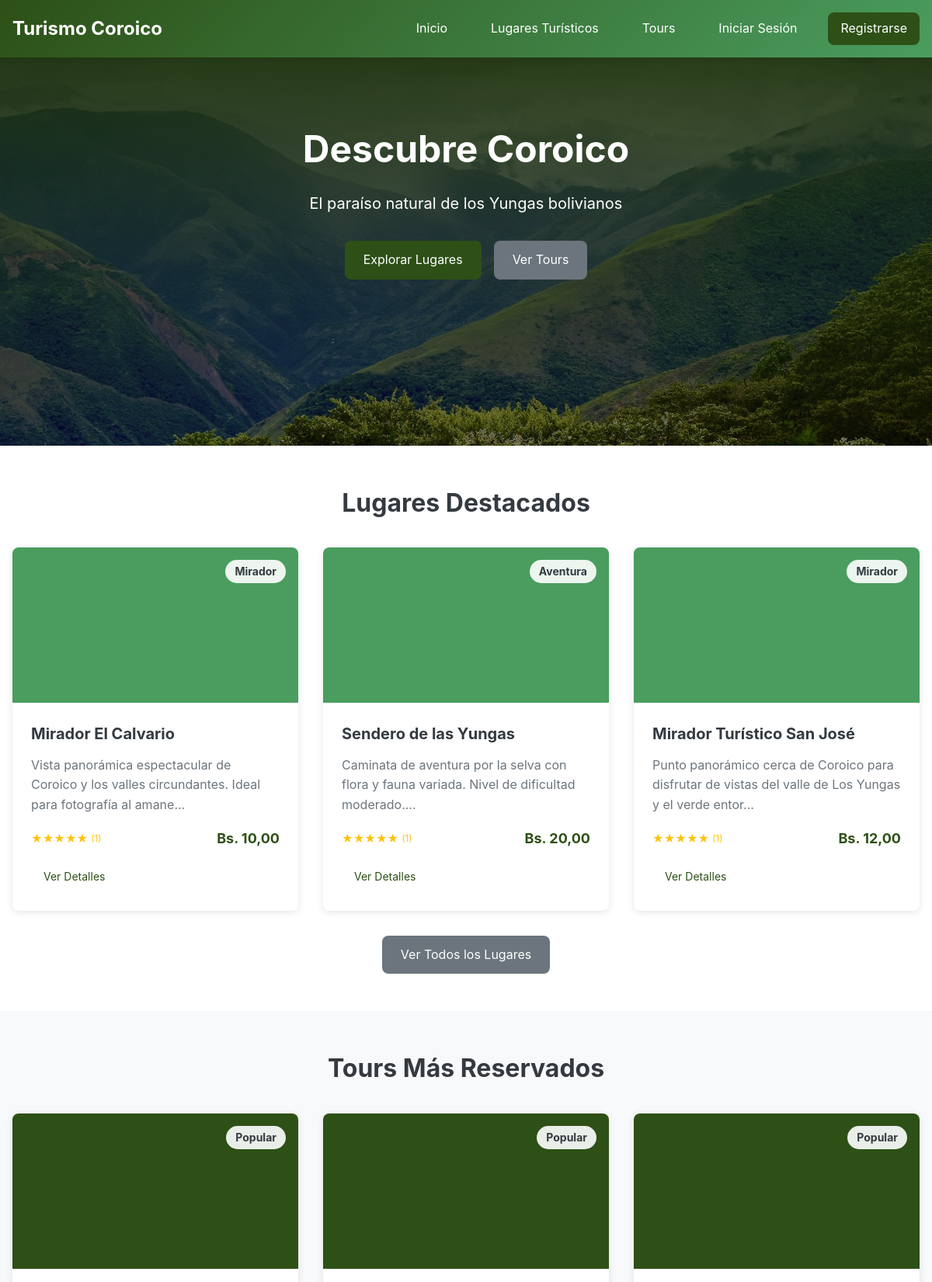
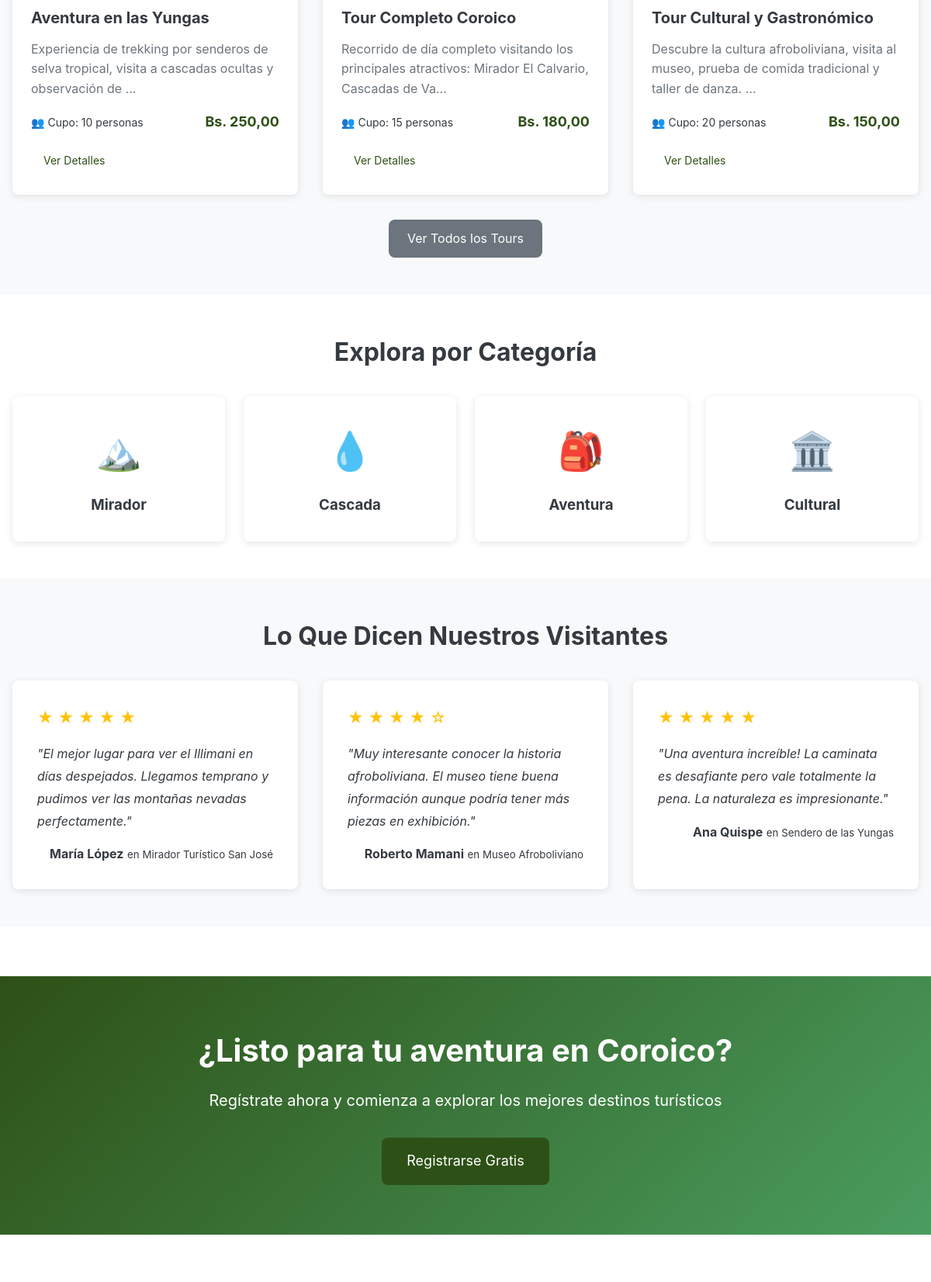
The page / (upper part) on the database its author committed (2 pictures, top to bottom).
### tables this page shows
CREATE TABLE `lugares_turisticos` (
  `id_lugar` int(11) NOT NULL,
  `nombre` varchar(150) NOT NULL,
  `descripcion` text NOT NULL,
  `categoria` enum('mirador','cascada','aventura','cultural') NOT NULL,
  `direccion` varchar(200) DEFAULT NULL,
  `precio_entrada` decimal(10,2) NOT NULL DEFAULT 0.00,
  `horario_apertura` time DEFAULT NULL,
  `horario_cierre` time DEFAULT NULL,
  `imagen_lugar` varchar(255) DEFAULT 'default.jpg',
  `fecha_creacion` timestamp NOT NULL DEFAULT current_timestamp()
);

CREATE TABLE `tours` (
  `id_tour` int(11) NOT NULL,
  `nombre` varchar(150) NOT NULL,
  `descripcion` text NOT NULL,
  `precio` decimal(10,2) NOT NULL,
  `cupo_maximo` int(11) NOT NULL DEFAULT 10,
  `imagen_tour` varchar(255) DEFAULT 'default.jpg',
  `fecha_creacion` timestamp NOT NULL DEFAULT current_timestamp()
);

CREATE TABLE `comentarios` (
  `id_comentario` int(11) NOT NULL,
  `id_usuario` int(11) NOT NULL,
  `id_lugar` int(11) NOT NULL,
  `calificacion` int(11) NOT NULL CHECK (`calificacion` between 1 and 5),
  `comentario` text NOT NULL,
  `fecha_comentario` timestamp NOT NULL DEFAULT current_timestamp()
);

CREATE TABLE `usuarios` (
  `id_usuario` int(11) NOT NULL,
  `nombre_completo` varchar(100) NOT NULL,
  `email` varchar(100) NOT NULL,
  `password` varchar(50) NOT NULL,
  `rol` enum('admin','turista') NOT NULL DEFAULT 'turista',
  `fecha_registro` timestamp NOT NULL DEFAULT current_timestamp()
);

### controllers/InicioController.php (called while the page is built)
<?php
require_once __DIR__ . '/../config/config.php';
require_once __DIR__ . '/../models/LugarTuristico.php';
require_once __DIR__ . '/../models/Tour.php';
require_once __DIR__ . '/../models/Comentario.php';
class InicioController {
    private $lugarModel;
    private $tourModel;
    private $comentarioModel;
    public function __construct() {
        $this->lugarModel = new LugarTuristico();
        $this->tourModel = new Tour();
        $this->comentarioModel = new Comentario();
    }
    public function index() {
        $lugaresDestacados = $this->lugarModel->getDestacados(3);
        $toursMasReservados = $this->tourModel->getMasReservados(3);
        $ultimosComentarios = $this->comentarioModel->getUltimos(5);
        $categorias = CATEGORIAS_LUGARES;
        require_once __DIR__ . '/../views/home/index.php';
    }
}

### index.php (called while the page is built, shortened)
<?php
require_once __DIR__ . '/config/config.php';
require_once __DIR__ . '/config/database.php';
$request_uri = $_SERVER['REQUEST_URI'];
$base_path = parse_url(BASE_URL, PHP_URL_PATH);
if ($base_path && strpos($request_uri, $base_path) === 0) {
    $request_uri = substr($request_uri, strlen($base_path));
}
$request_uri = strtok($request_uri, '?');
$request_uri = trim($request_uri, '/');
if (empty($request_uri)) {
    $request_uri = 'inicio/index';
}
$segments = explode('/', $request_uri);
$methodName = isset($segments[1]) ? $segments[1] : 'index';
$methodName = lcfirst(str_replace('-', '', ucwords($methodName, '-')));
$controller = new $controllerName();
try {
    $controller->$methodName();
} catch (Exception $e) {
    error_log("Error en el controlador: " . $e->getMessage());
    echo "<!DOCTYPE html>
<html lang='es'>
<head>
    <meta charset='UTF-8'>
    <meta name='viewport' content='width=device-width, initial-scale=1.0'>
    <title>Error</title>
    <style>
        body {
            font-family: Arial, sans-serif;
            display: flex;
            justify-content: center;
            align-items: center;
            height: 100vh;
            margin: 0;
            background: #f5f5f5;
        }
        .error-container {
            text-align: center;
            padding: 2rem;
            background: white;
            border-radius: 10px;
            box-shadow: 0 2px 10px rgba(0,0,0,0.1);
            max-width: 500px;
        }
        h1 { color: #d32f2f; }
        a {
            display: inline-block;
            margin-top: 1rem;
            padding: 0.75rem 1.5rem;
            background: #2d5016;
            color: white;
            text-decoration: none;
            border-radius: 5px;
        }
        a:hover { background: #4a9d5f; }
    </style>
</head>
<body>
    <div class='error-container'>
        <h1>Error en la aplicación</h1>
        <p>Ha ocurrido un error inesperado. Por favor, intenta nuevamente.</p>
        <a href='" . BASE_URL . "'>Volver al Inicio</a>
    </div>
</body>
</html>";
}

### config/config.php (called while the page is built, shortened)
<?php
function url($path = '') {
    return BASE_URL . ltrim($path, '/');
}
function isLoggedIn() {
    return isset($_SESSION['usuario_id']);
}
function formatearPrecio($precio) {
    return 'Bs. ' . number_format($precio, 2, ',', '.');
}

### config/database.php (called while the page is built, shortened)
<?php
class Database {
    private static $instance = null;
    private $connection;
    private function __construct() {
        try {
            $dsn = "mysql:host=" . DB_HOST . ";dbname=" . DB_NAME . ";charset=" . DB_CHARSET;
            $options = [
                PDO::ATTR_ERRMODE            => PDO::ERRMODE_EXCEPTION,
                PDO::ATTR_DEFAULT_FETCH_MODE => PDO::FETCH_ASSOC,
                PDO::ATTR_EMULATE_PREPARES   => false,
            ];
            $this->connection = new PDO($dsn, DB_USER, DB_PASS, $options);
        } catch (PDOException $e) {
            die("Error de conexión a la base de datos: " . $e->getMessage());
        }
    }
    public static function getInstance() {
        if (self::$instance === null) {
            self::$instance = new self();
        }
        return self::$instance;
    }
    public function getConnection() {
        return $this->connection;
    }
}

### models/Model.php (called while the page is built, shortened)
<?php
require_once __DIR__ . '/../config/database.php';
class Model {
    public function __construct() {
        $this->db = Database::getInstance()->getConnection();
    }
}

### models/LugarTuristico.php (called while the page is built, shortened)
<?php
require_once __DIR__ . '/Model.php';
class LugarTuristico extends Model {
    public function getDestacados($limit = 3) {
        $sql = "SELECT l.*,
                COALESCE(AVG(c.calificacion), 0) as promedio_calificacion,
                COUNT(c.id_comentario) as total_comentarios
                FROM lugares_turisticos l
                LEFT JOIN comentarios c ON l.id_lugar = c.id_lugar
                GROUP BY l.id_lugar
                HAVING total_comentarios > 0
                ORDER BY promedio_calificacion DESC, total_comentarios DESC
                LIMIT ?";
        $stmt = $this->db->prepare($sql);
        $stmt->bindValue(1, $limit, PDO::PARAM_INT);
        $stmt->execute();
        return $stmt->fetchAll();
    }
}

### models/Tour.php (called while the page is built, shortened)
<?php
require_once __DIR__ . '/Model.php';
class Tour extends Model {
    public function getMasReservados($limit = 5) {
        $sql = "SELECT t.*, COUNT(r.id_reserva) as total_reservas
                FROM tours t
                LEFT JOIN reservas r ON t.id_tour = r.id_tour
                GROUP BY t.id_tour
                ORDER BY total_reservas DESC
                LIMIT ?";
        $stmt = $this->db->prepare($sql);
        $stmt->bindValue(1, $limit, PDO::PARAM_INT);
        $stmt->execute();
        return $stmt->fetchAll();
    }
}

### models/Comentario.php (called while the page is built, shortened)
<?php
require_once __DIR__ . '/Model.php';
class Comentario extends Model {
    public function getUltimos($limit = 5) {
        $sql = "SELECT c.*,
                u.nombre_completo as usuario_nombre,
                l.nombre as lugar_nombre
                FROM comentarios c
                INNER JOIN usuarios u ON c.id_usuario = u.id_usuario
                INNER JOIN lugares_turisticos l ON c.id_lugar = l.id_lugar
                ORDER BY c.fecha_comentario DESC
                LIMIT ?";
        $stmt = $this->db->prepare($sql);
        $stmt->bindValue(1, $limit, PDO::PARAM_INT);
        $stmt->execute();
        return $stmt->fetchAll();
    }
}

### views/home/index.php (the view, shortened to what this page needs)
<?php
require_once __DIR__ . '/../layouts/header.php';
?>
<section class="hero">
    <div class="container">
        <div class="hero-content hero-banner">
            <h1>Descubre Coroico</h1>
            <p>El paraíso natural de los Yungas bolivianos</p>
            <div class="hero-actions">
                <a href="<?php echo url('lugares'); ?>" class="btn-primary">Explorar Lugares</a>
                <a href="<?php echo url('tours'); ?>" class="btn-secondary">Ver Tours</a>
            </div>
        </div>
    </div>
</section>
<section class="section">
    <div class="container">
        <h2 class="section-title">Lugares Destacados</h2>
        <?php if (!empty($lugaresDestacados)): ?>
        <div class="card-grid">
            <?php foreach ($lugaresDestacados as $lugar): ?>
            <div class="card">
                <div class="card-image" style="background-color: #4a9d5f;">
                    <span class="card-category"><?php echo ucfirst($lugar['categoria']); ?></span>
                </div>
                <div class="card-content">
                    <h3><?php echo htmlspecialchars($lugar['nombre']); ?></h3>
                    <p><?php echo htmlspecialchars(substr($lugar['descripcion'], 0, 100)) . '...'; ?></p>
                    <div class="card-meta">
                        <span class="rating">
                            <?php
                            $calificacion = isset($lugar['promedio_calificacion']) ? round($lugar['promedio_calificacion']) : 0;
                            for($i = 1; $i <= 5; $i++) {
                                echo $i <= $calificacion ? '★' : '☆';
                            }
                            ?>
                            <small>(<?php echo $lugar['total_comentarios'] ?? 0; ?>)</small>
                        </span>
                        <span class="price"><?php echo formatearPrecio($lugar['precio_entrada']); ?></span>
                    </div>
                    <a href="<?php echo url('lugares/detalle?id=' . $lugar['id_lugar']); ?>" class="btn-sm">Ver Detalles</a>
                </div>
            </div>
            <?php endforeach; ?>
        </div>
        <?php else: ?>
        <p class="text-center">No hay lugares disponibles en este momento.</p>
        <?php endif; ?>
        <div class="text-center mt-2">
            <a href="<?php echo url('lugares'); ?>" class="btn-secondary">Ver Todos los Lugares</a>
        </div>
    </div>
</section>
<section class="section bg-light">
    <div class="container">
        <h2 class="section-title">Tours Más Reservados</h2>
        <?php if (!empty($toursMasReservados)): ?>
        <div class="card-grid">
            <?php foreach ($toursMasReservados as $tour): ?>
            <div class="card">
                <div class="card-image" style="background-color: #2d5016;">
                    <span class="card-badge">Popular</span>
                </div>
                <div class="card-content">
                    <h3><?php echo htmlspecialchars($tour['nombre']); ?></h3>
                    <p><?php echo htmlspecialchars(substr($tour['descripcion'], 0, 100)) . '...'; ?></p>
                    <div class="card-meta">
                        <span>👥 Cupo: <?php echo $tour['cupo_maximo']; ?> personas</span>
                        <span class="price"><?php echo formatearPrecio($tour['precio']); ?></span>
                    </div>
                    <?php if (isLoggedIn() && !isAdmin()): ?>
                    <a href="<?php echo url('reservas/crear?tour=' . $tour['id_tour']); ?>" class="btn-primary">Reservar Ahora</a>
                    <?php else: ?>
                    <a href="<?php echo url('tours/detalle?id=' . $tour['id_tour']); ?>" class="btn-sm">Ver Detalles</a>
                    <?php endif; ?>
                </div>
            </div>
            <?php endforeach; ?>
        </div>
        <?php else: ?>
        <p class="text-center">No hay tours disponibles en este momento.</p>
        <?php endif; ?>
        <div class="text-center mt-2">
            <a href="<?php echo url('tours'); ?>" class="btn-secondary">Ver Todos los Tours</a>
        </div>
    </div>
</section>
<section class="section">
    <div class="container">
        <h2 class="section-title">Explora por Categoría</h2>
        <div class="category-grid">
            <?php foreach ($categorias as $key => $nombre): ?>
            <a href="<?php echo url('lugares?categoria=' . $key); ?>" class="category-card">
                <div class="category-icon">
                    <?php
                    $iconos = [
                        'mirador' => '🏔️',
                        'cascada' => '💧',
                        'aventura' => '🎒',
                        'cultural' => '🏛️'
                    ];
                    echo $iconos[$key] ?? '📍';
                    ?>
                </div>
                <h3><?php echo $nombre; ?></h3>
            </a>
            <?php endforeach; ?>
        </div>
    </div>
</section>
<?php if (!empty($ultimosComentarios)): ?>
<section class="section bg-light">
    <div class="container">
        <h2 class="section-title">Lo Que Dicen Nuestros Visitantes</h2>
        <div class="testimonials">
            <?php foreach (array_slice($ultimosComentarios, 0, 3) as $comentario): ?>
            <div class="testimonial-card">
                <div class="testimonial-rating">
                    <?php for($i = 1; $i <= 5; $i++): ?>
                        <?php echo $i <= $comentario['calificacion'] ? '★' : '☆'; ?>
                    <?php endfor; ?>
                </div>
                <p class="testimonial-text">"<?php echo htmlspecialchars($comentario['comentario']); ?>"</p>
                <div class="testimonial-author">
                    <strong><?php echo htmlspecialchars($comentario['usuario_nombre']); ?></strong>
                    <small>en <?php echo htmlspecialchars($comentario['lugar_nombre']); ?></small>
                </div>
            </div>
            <?php endforeach; ?>
        </div>
    </div>
</section>
<?php endif; ?>
<?php if (!isLoggedIn()): ?>
<section class="cta-section">
    <div class="container">
        <div class="cta-content">
            <h2>¿Listo para tu aventura en Coroico?</h2>
            <p>Regístrate ahora y comienza a explorar los mejores destinos turísticos</p>
            <a href="<?php echo url('usuario/registro'); ?>" class="btn-primary btn-lg">Registrarse Gratis</a>
        </div>
    </div>
</section>
<?php endif; ?>
<?php require_once __DIR__ . '/../layouts/footer.php'; ?>

### rows shown on the page
lugares_turisticos: categoria "Mirador", nombre "Mirador El Calvario", descripcion "Vista panorámica espectacular de Coroico y los valles circundantes. Ideal para fotografía al amane", total_comentarios "1", precio_entrada "Bs. 10,00"
lugares_turisticos: categoria "Aventura", nombre "Sendero de las Yungas", descripcion "Caminata de aventura por la selva con flora y fauna variada. Nivel de dificultad moderado.", total_comentarios "1", precio_entrada "Bs. 20,00"
lugares_turisticos: categoria "Mirador", nombre "Mirador Turístico San José", descripcion "Punto panorámico cerca de Coroico para disfrutar de vistas del valle de Los Yungas y el verde entor", total_comentarios "1", precio_entrada "Bs. 12,00"
tours: nombre "Aventura en las Yungas", descripcion "Experiencia de trekking por senderos de selva tropical, visita a cascadas ocultas y observación de", cupo_maximo "10", precio "Bs. 250,00"
tours: nombre "Tour Completo Coroico", descripcion "Recorrido de día completo visitando los principales atractivos: Mirador El Calvario, Cascadas de Va", cupo_maximo "15", precio "Bs. 180,00"
tours: nombre "Tour Cultural y Gastronómico", descripcion "Descubre la cultura afroboliviana, visita al museo, prueba de comida tradicional y taller de danza.", cupo_maximo "20", precio "Bs. 150,00"
comentarios: calificacion 5 (drawn), comentario "El mejor lugar para ver el Illimani en días despejados. Llegamos temprano y pudimos ver las montañas nevadas perfectamente.", id_usuario.nombre_completo "María López", id_lugar.nombre "Mirador Turístico San José"
comentarios: calificacion 4 (drawn), comentario "Muy interesante conocer la historia afroboliviana. El museo tiene buena información aunque podría tener más piezas en exhibición.", id_usuario.nombre_completo "Roberto Mamani", id_lugar.nombre "Museo Afroboliviano"
comentarios: calificacion 5 (drawn), comentario "Una aventura increíble! La caminata es desafiante pero vale totalmente la pena. La naturaleza es impresionante.", id_usuario.nombre_completo "Ana Quispe", id_lugar.nombre "Sendero de las Yungas"

### other values the page prints
SITE_NAME "Turismo Coroico"
$iconos[$key] "🏔️"
$nombre "Mirador"
$iconos[$key] "💧"
$nombre "Cascada"
$iconos[$key] "🎒"
$nombre "Aventura"
$iconos[$key] "🏛️"
$nombre "Cultural"
